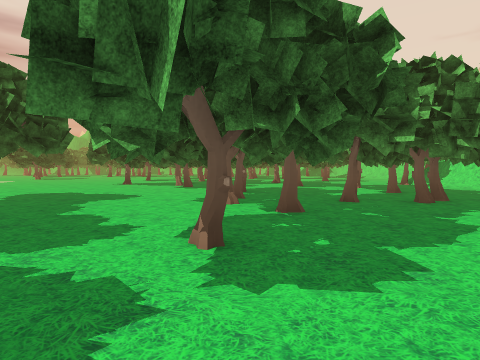
view 1 (above)

24 first-person views from a walk through a 3-D level made in the Unity game engine. The camera is 1.5 m above the floor, tilts 2° down and sees 75° across. The floor is counted in squares, 2 m on a side. Each view is taken from the middle of a square. On the plan, view 1 faces up. The plan holds only what a view shows up to about 10 squares ahead; the rest is blank. The place goes on beyond the plan. The player is left out. Some surface patterns are stand-ins.

view 2
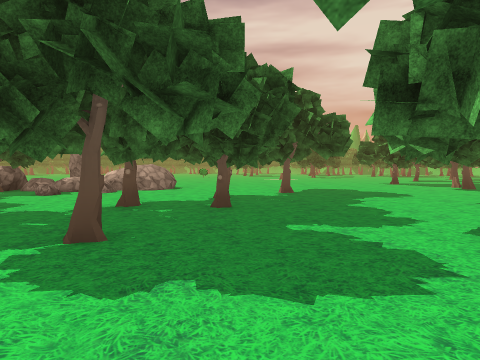

view 3
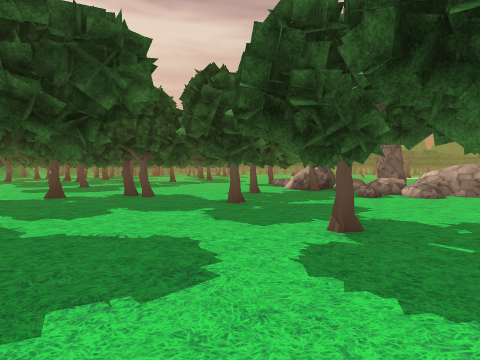

view 4
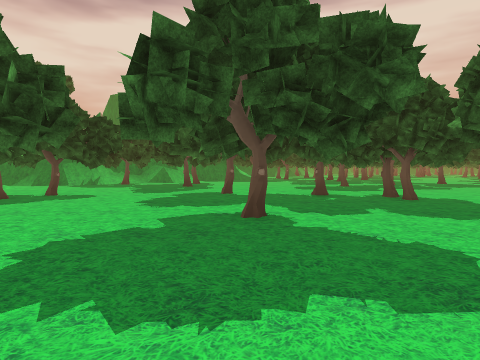

view 5
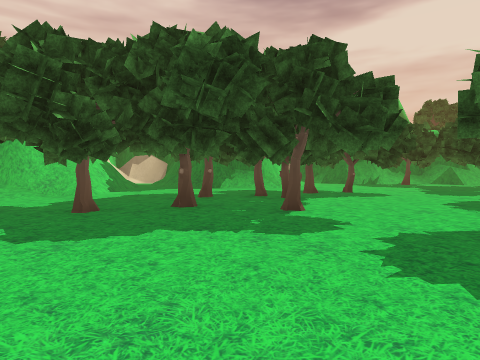

view 6
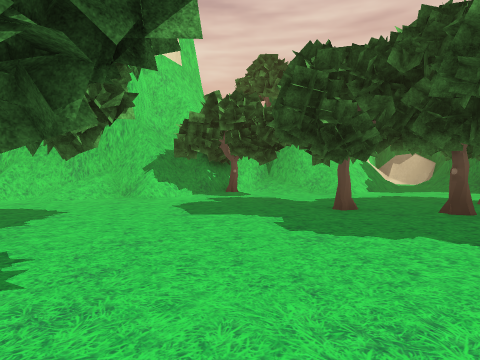

view 7
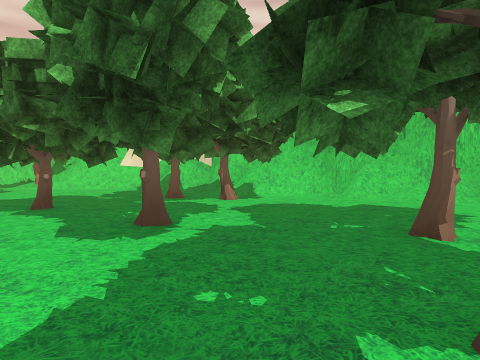

view 8
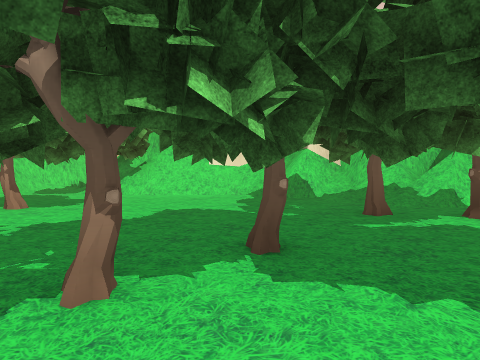

view 9
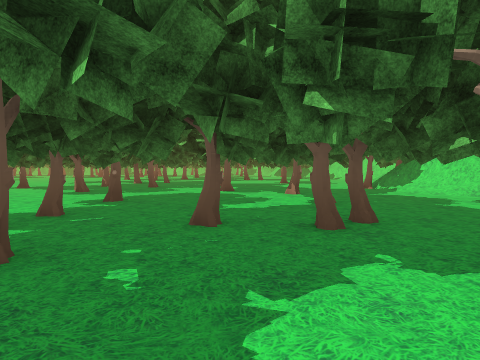

view 10
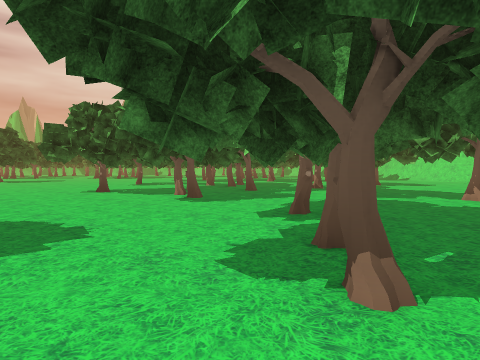

view 11
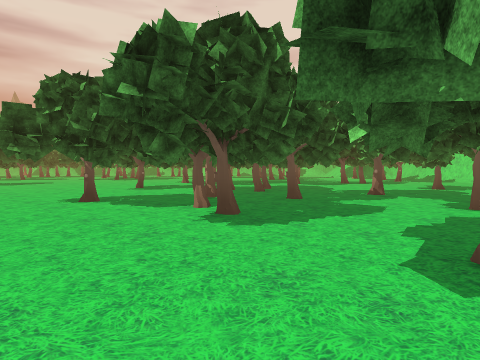

view 12
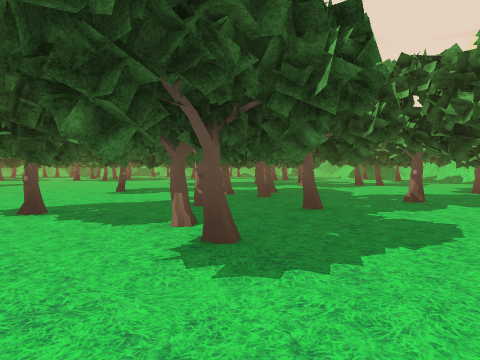

view 13
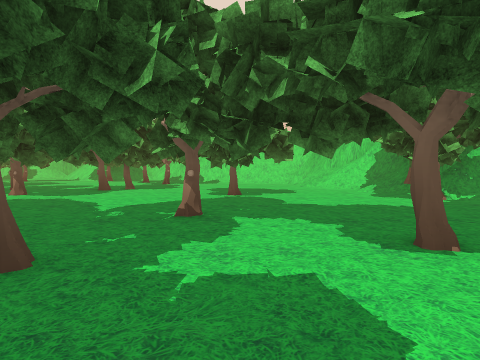

view 14
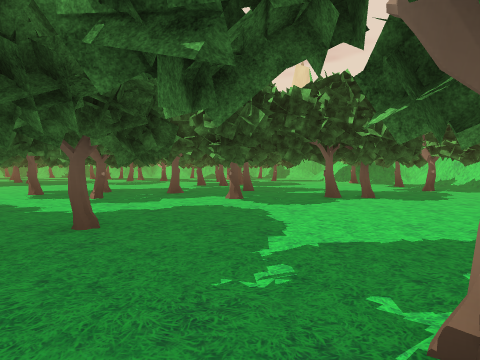

view 15
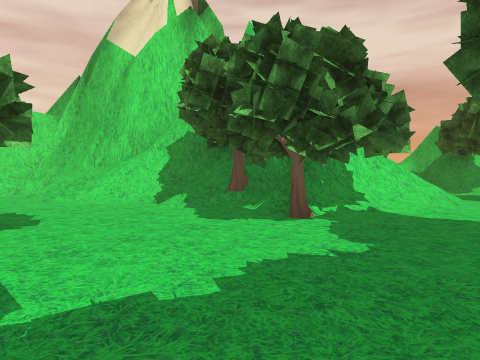

view 16
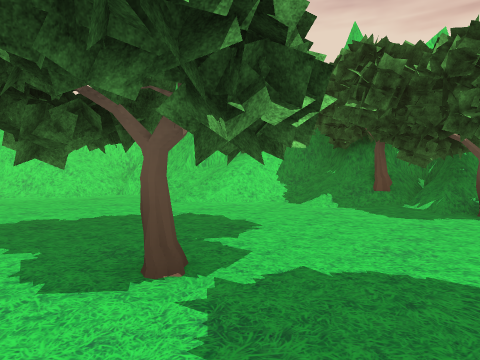

view 17
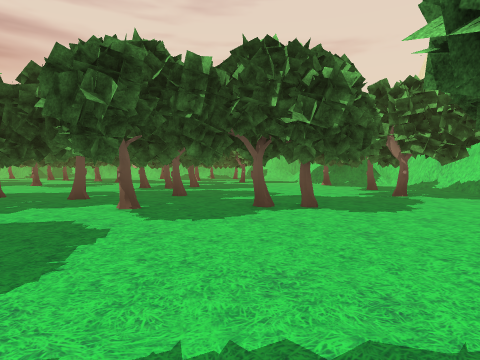

view 18
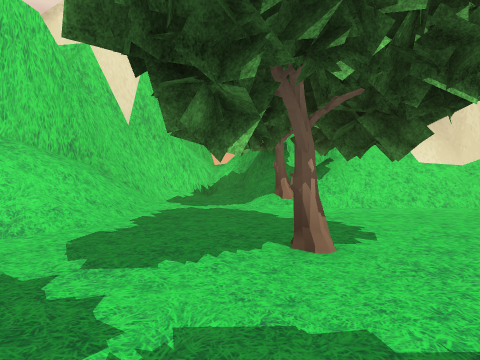

view 19
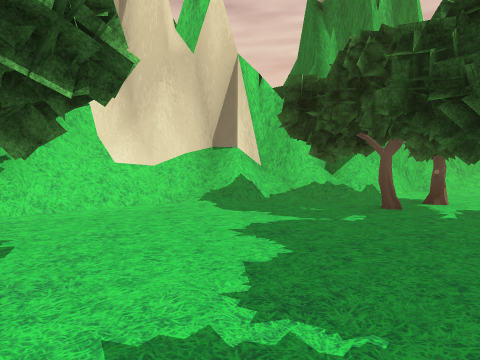

view 20
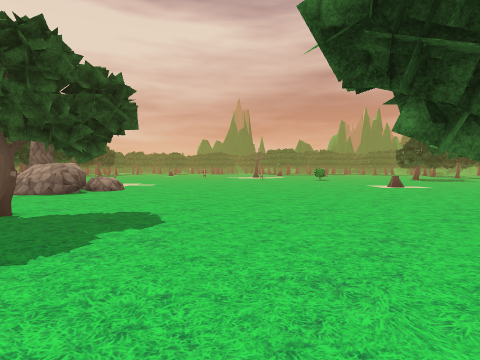

view 21
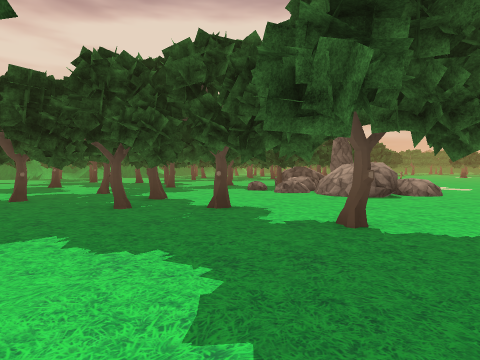

view 22
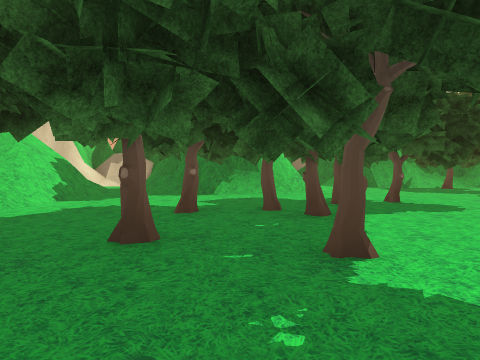

view 23
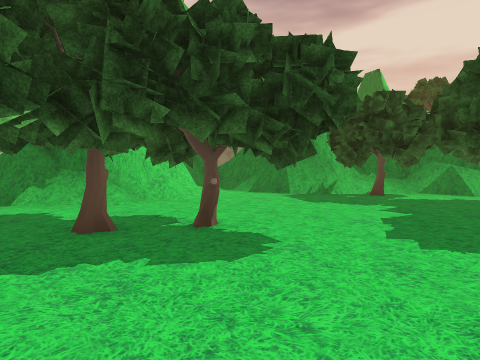

view 24
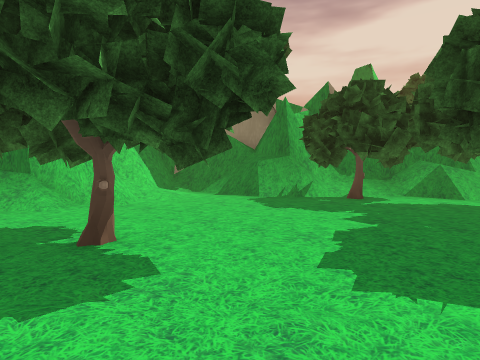

### Floor plan
Key: @ floor where view 1 was taken; # wall or solid block; x gap in a wall; . floor; / step, stairs or slope; = window, fence, low wall or low ledge; O other object.
Columns run from 11 left of view 1 to 14 right of it. Each row starts with its distance up from view 1.
 25       O.O............ ##
 24       O.OO..O.OO....../#
 23       ................./
 22        ................##
 21     OOO..........O..../##
 20   .......OOO....O....//#
 19   .......OO.....O....//#
 18 ...................../###
 17 ........O....O......//##
 16 .....O....OO........OO#
 15 ......OO..........OOO##
 14 ......O.OO....O.....##
 13 .........O......O.../###
 12 ..................../=/##
 11 .....................///##
 10 ...........O....O.........
  9 ...........O.......O.....#
  8 ..........OO........O...O#
  7 .....O.....O.OOOO......=O#
  6 #...........O...O....../##
  5 #/...O..........O......//#
  4 #/....O.........OO....//##
  3 ==....OO..OOO....O....###
  2 .....O.............O/.##
  1 .=.....O.......O....//#
  0 ........O..@.......O/##
 -1 O...OOO.....O......./##
 -2 ..OO...........O....##
 -3 .O.................=##
 -4 OO.................=#
 -5 O....O.............##
 -6 .O...............=###
 -7 .O................#
 -8 .........O.O.O...=#
 -9   O......O....../O#
-10    ......O.O..../
-11    ......O.....//#
-12   ....O.O......//#
-13  O.....O.......=/
-14  ..............x/
-15 .........//#//.=
-16 ........###
-17 =.OO.../##
-18 ######./#
-19     ##/ #

Where each view was taken, in squares from view 1:
view 1: 0 up, 0 right, facing up
view 2: 1 down, 0 right, facing up-left
view 3: 2 down, 2 left, facing left
view 4: 2 down, 2 left, facing down-left
view 5: 2 down, 1 left, facing down
view 6: 2 down, 1 left, facing down-right
view 7: 0 up, 0 right, facing right
view 8: 4 up, 3 right, facing right
view 9: 3 up, 3 right, facing up
view 10: 5 up, 1 left, facing up
view 11: 8 up, 2 left, facing up
view 12: 10 up, 2 left, facing up
view 13: 13 up, 1 left, facing up-right
view 14: 16 up, 1 right, facing up
view 15: 16 up, 3 right, facing right
view 16: 19 up, 3 right, facing right
view 17: 18 up, 3 right, facing up
view 18: 9 up, 6 right, facing right
view 19: 8 up, 6 right, facing down-right
view 20: 11 up, 1 left, facing left
view 21: 9 up, 2 left, facing down-left
view 22: 5 down, 1 left, facing down
view 23: 8 down, 5 left, facing down
view 24: 9 down, 6 left, facing down
